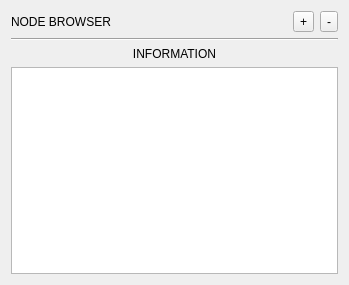
<?xml version="1.0" encoding="UTF-8"?>
<ui version="4.0">
 <class>Form</class>
 <widget class="QWidget" name="Form">
  <property name="geometry">
   <rect>
    <x>0</x>
    <y>0</y>
    <width>349</width>
    <height>285</height>
   </rect>
  </property>
  <property name="windowTitle">
   <string>Form</string>
  </property>
  <layout class="QVBoxLayout" name="verticalLayout">
   <item>
    <layout class="QHBoxLayout" name="addRemove_layout">
     <property name="spacing">
      <number>1</number>
     </property>
     <item>
      <widget class="QLabel" name="title_label">
       <property name="text">
        <string>NODE BROWSER</string>
       </property>
      </widget>
     </item>
     <item>
      <spacer name="horizontalSpacer_4">
       <property name="orientation">
        <enum>Qt::Horizontal</enum>
       </property>
       <property name="sizeHint" stdset="0">
        <size>
         <width>40</width>
         <height>20</height>
        </size>
       </property>
      </spacer>
     </item>
     <item>
      <layout class="QHBoxLayout" name="toggleButtons_layout"/>
     </item>
     <item>
      <spacer name="horizontalSpacer_2">
       <property name="orientation">
        <enum>Qt::Horizontal</enum>
       </property>
       <property name="sizeHint" stdset="0">
        <size>
         <width>40</width>
         <height>20</height>
        </size>
       </property>
      </spacer>
     </item>
     <item>
      <widget class="QToolButton" name="add_toolButton">
       <property name="text">
        <string>+</string>
       </property>
      </widget>
     </item>
     <item>
      <spacer name="horizontalSpacer_11">
       <property name="orientation">
        <enum>Qt::Horizontal</enum>
       </property>
       <property name="sizeType">
        <enum>QSizePolicy::Minimum</enum>
       </property>
       <property name="sizeHint" stdset="0">
        <size>
         <width>5</width>
         <height>20</height>
        </size>
       </property>
      </spacer>
     </item>
     <item>
      <widget class="QToolButton" name="remove_toolButton">
       <property name="text">
        <string>-</string>
       </property>
      </widget>
     </item>
    </layout>
   </item>
   <item>
    <widget class="Line" name="line">
     <property name="orientation">
      <enum>Qt::Horizontal</enum>
     </property>
    </widget>
   </item>
   <item>
    <widget class="QLabel" name="info_label">
     <property name="text">
      <string>INFORMATION</string>
     </property>
     <property name="alignment">
      <set>Qt::AlignCenter</set>
     </property>
    </widget>
   </item>
   <item>
    <widget class="QTreeView" name="treeView"/>
   </item>
  </layout>
 </widget>
 <resources/>
 <connections/>
</ui>
